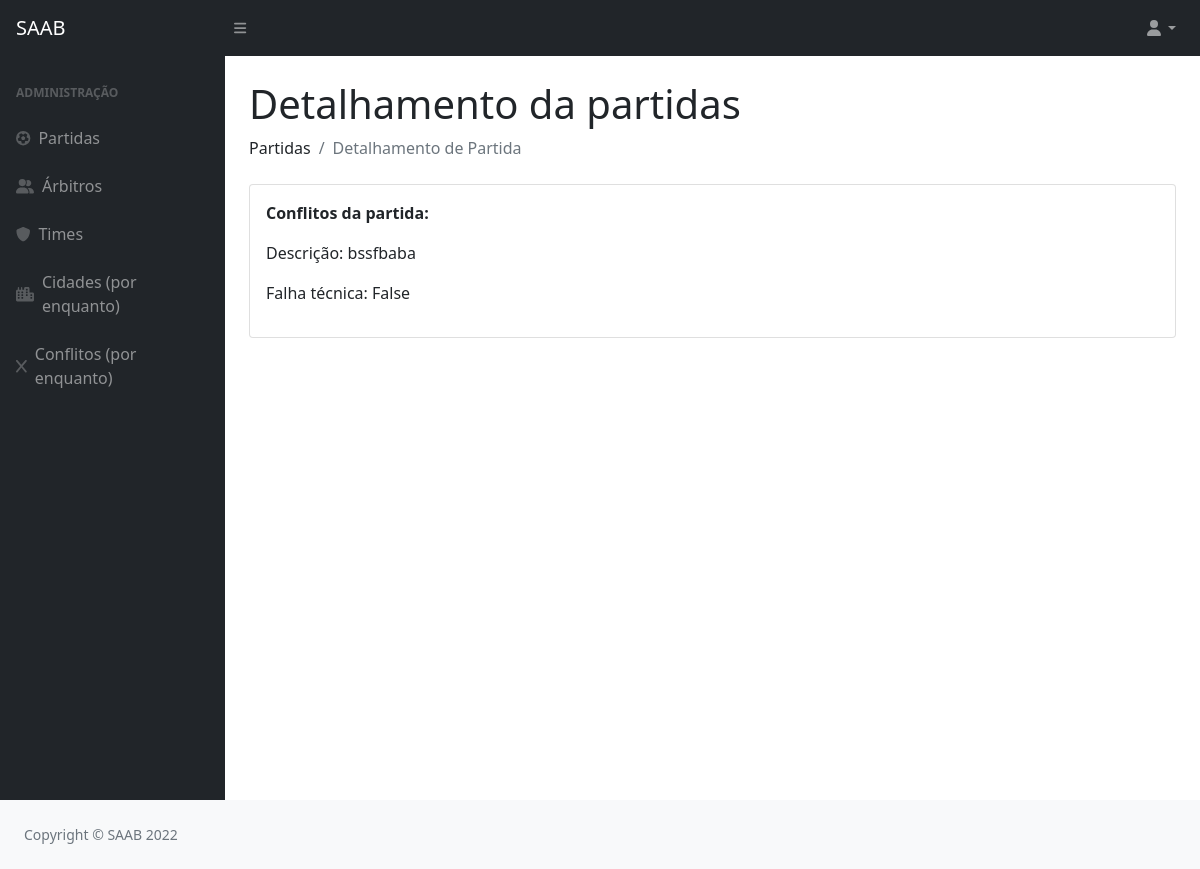
The page /detalhamentoPartida/2 on the database as committed earlier.
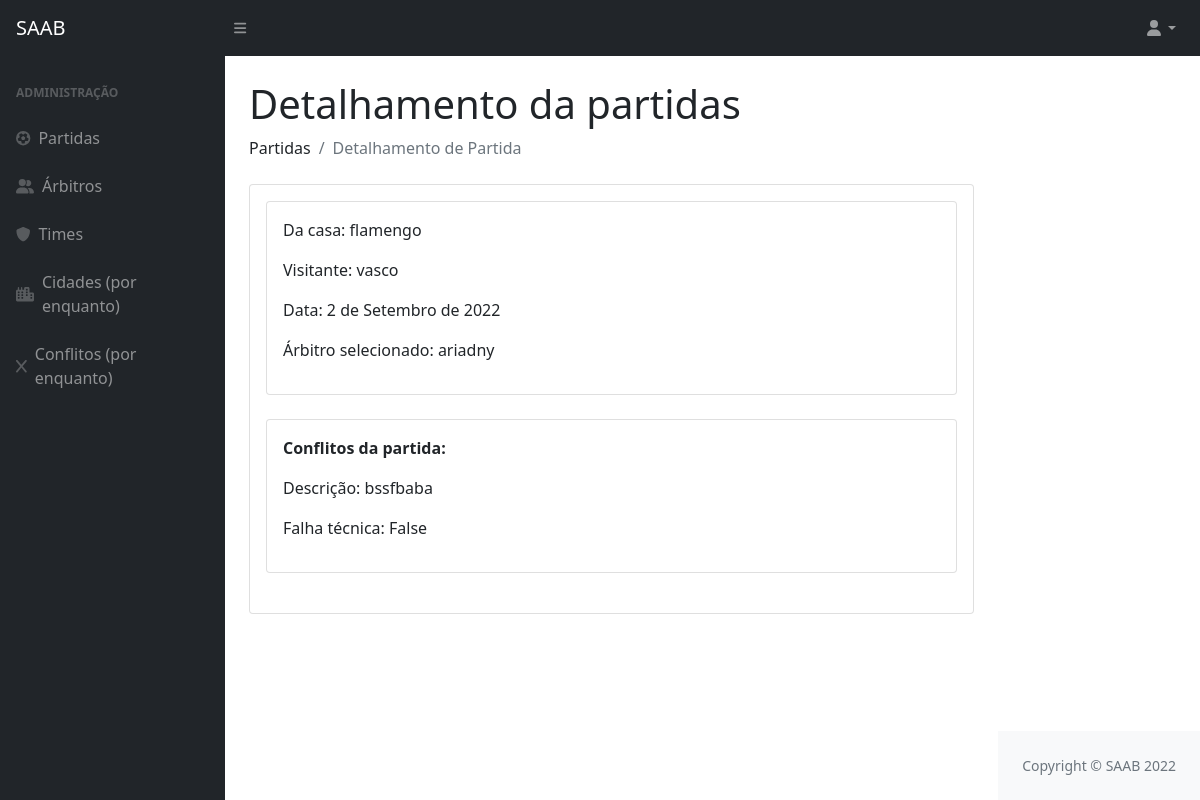
The same page on the database as committed later.
### privado/models.py (models this page shows, shortened)
class Conflito(models.Model):
    codigo = models.AutoField(primary_key=True)
    partida = models.ForeignKey(Partida, on_delete=models.CASCADE)
    arbitro = models.ForeignKey(Arbitro, on_delete=models.CASCADE)
    time = models.ForeignKey(Time, on_delete=models.CASCADE)
    descricao = models.TextField(max_length=260)
    errotecnico = models.BooleanField()

class Partida(models.Model):
    codigo = models.AutoField(primary_key=True)
    usuario = models.ForeignKey(Usuario, on_delete=models.CASCADE)
    arbitro = models.ForeignKey(Arbitro, on_delete=models.CASCADE)
    visitante  = models.ForeignKey(Time, on_delete=models.CASCADE, related_name='visitante')
    local  = models.ForeignKey(Time, on_delete=models.CASCADE, related_name='local')
    data = models.DateField()

class Time(models.Model):
    codigo = models.AutoField(primary_key=True)
    nome = models.CharField(max_length=100)
    cidade = models.ForeignKey(Cidade, on_delete=models.CASCADE)
    def __str__(self):
        return (self.nome)

class Arbitro(models.Model):
    codigo = models.AutoField(primary_key=True)
    datanasc = models.DateField()
    cidade = models.ForeignKey(Cidade, on_delete=models.CASCADE)
    nome = models.CharField(max_length=100)
    formafisica = models.BooleanField()
    def __str__(self):
        return (self.nome)

### privado/views.py (the view)
# urls.py: path('detalhamentoPartida/<int:id>', detalhamentoPartida, name = "url_detalhamentoPartida"),
def detalhamentoPartida(request, id):
    conflitos = Conflito.objects.all()
    partida = Partida.objects.filter(pk=id)
    time = Time.objects.filter(pk=id)
    detalhes = {"detalhes":partida, "conflitos":conflitos, "time":time}
    return render(request, "SAAB/detalhamentoPartida.html", detalhes)

### privado/templates/SAAB/detalhamentoPartida.html (shortened to what this page needs)
{% extends 'SAAB/layout.html' %}
{% block conteudo %}
{% load static %}
{% load crispy_forms_tags %}
<!DOCTYPE html>
<html lang="en">
<head>
</head>
<body>
  <h1 class="mt-4">Detalhamento da partidas</h1>
  <ol class="breadcrumb mb-4">
    <li class="breadcrumb-item">Partidas</li>
    <li class="breadcrumb-item active">Detalhamento de Partida</li>
</ol>
    {% for i in detalhes %}
    <div class="card mb-4">
      <div class="card-body">
        <div class="card mb-4">
          <div class="card-body">
            <p>Da casa: {{ i.local }}</p>
            <p>Visitante: {{ i.visitante }}</p>
            <p>Data: {{ i.data }}</p>
            <p>Árbitro selecionado: {{ i.arbitro }}</p>
          </div>
        </div>
    {% endfor %}
  {% for i in conflitos %}
       <div class="card mb-4">
        <div class="card-body">
            <p style="font-weight: bold">Conflitos da partida:</p>
            <p>Descrição: {{ i.descricao }}</p>
            <p>Falha técnica: {{ i.errotecnico }}</p>
        </div>
       </div>
      </div>
    </div>
    {% endfor %}
</main>
</body>
</html>
{% endblock %}

Rows that differ between the two databases and show on the page:
added Partida: local "flamengo", visitante "vasco", data "2 de Setembro de 2022", arbitro "ariadny"
